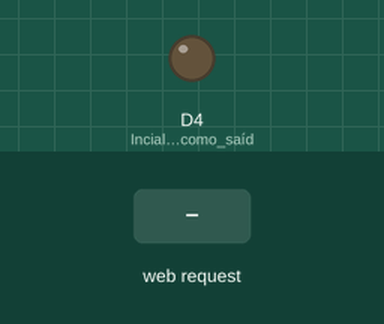
This sketch was run on a simulated ESP8266 (NodeMCU). Shown: output pins drawn as LEDs (lit = HIGH). The test bench sets the inputs (shaded band). WiFi joins after 1.5 s; servers stay silent unless stated; what the sketch prints to the serial monitor is not drawn.

Above: at 2.7 s.
2.8 s: HTTP request GET /d4_off received
At 3.2 s:
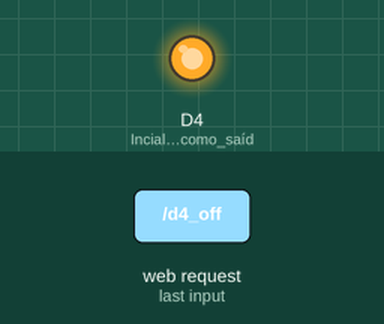
4.3 s: HTTP request GET /d4_on received
At 5.5 s:
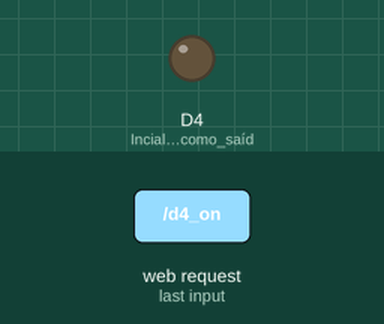
Timing chart, 0 to 7.3 s (numbered marks = the images above; inputs shaded):
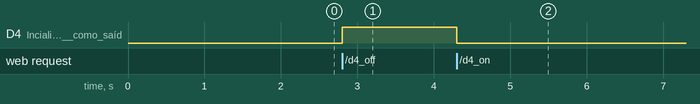

The sketch:

STAT_LIGA_DESLIGA_D4.ino
```cpp
/*
  Conexão Station - WebServer
 IOT na prática com o ESP8266
  https://github.com/esp8266/Arduino/tree/master/doc/esp8266wifi
  http://tomeko.net/online_tools/cpp_text_escape.php?lang=en
*/

#include <ESP8266WiFi.h>

const char *ssid = "SeuAp"; //Nome do AP a ser conectado
const char *password = "SuaSenha"; //Senha do AP

//Configura o WifiServer
WiFiServer servidor(80);


void setup() {

  pinMode(D4, OUTPUT); // Incializa o D4  como saída

  Serial.begin(115200);
  Serial.println();

  //Conectando no AP
  WiFi.mode(WIFI_STA);
  WiFi.begin(ssid, password);
  Serial.print("Conectando");

  while (WiFi.status() != WL_CONNECTED)
  {
    delay(500);
    Serial.print(".");
  }
  Serial.println();

  IPAddress MeuIP = WiFi.localIP();
  Serial.print("Endereço AP : ");
  Serial.println(MeuIP);

  /*Start WebServer*/
  servidor.begin();

}

void loop() {

  WiFiClient client = servidor.available();

  if (client){

      Serial.println("Novo Cliente");

      String pagina = "";

      /* Página HTML */

      pagina += "<!doctype html>\n<html lang=\"pt-BR\">\n    <head>\n        <meta charset=\"utf-8\">\n        <title>Curso ESP8266 na Prática</title>\n    </head>\n\n    <body>\n        <h1>Comando Liga/Desliga LED</h1>\n\t\t<p>LED D4\n\t\t\t<a href=?function=d4_on><button>LIGA</button></a>\n\t\t\t<a href=?function=d4_off><button>DESLIGA</button></a>\n\t\t</p>\n\t\t\t\n    </body>\n</html>";

      String req = client.readStringUntil('\r');
      if (req.indexOf("d4_on") != -1) digitalWrite(D4, LOW);
      if (req.indexOf("d4_off") != -1) digitalWrite(D4, HIGH);

      // Envia a página para o browser
      client.print(pagina);
  }

}
```

Measured:
- after the input at 2.8 s, D4 (Incializa_o_D4__como_saíd): LOW → HIGH at once
- after the input at 4.3 s, D4 (Incializa_o_D4__como_saíd): HIGH → LOW at once
